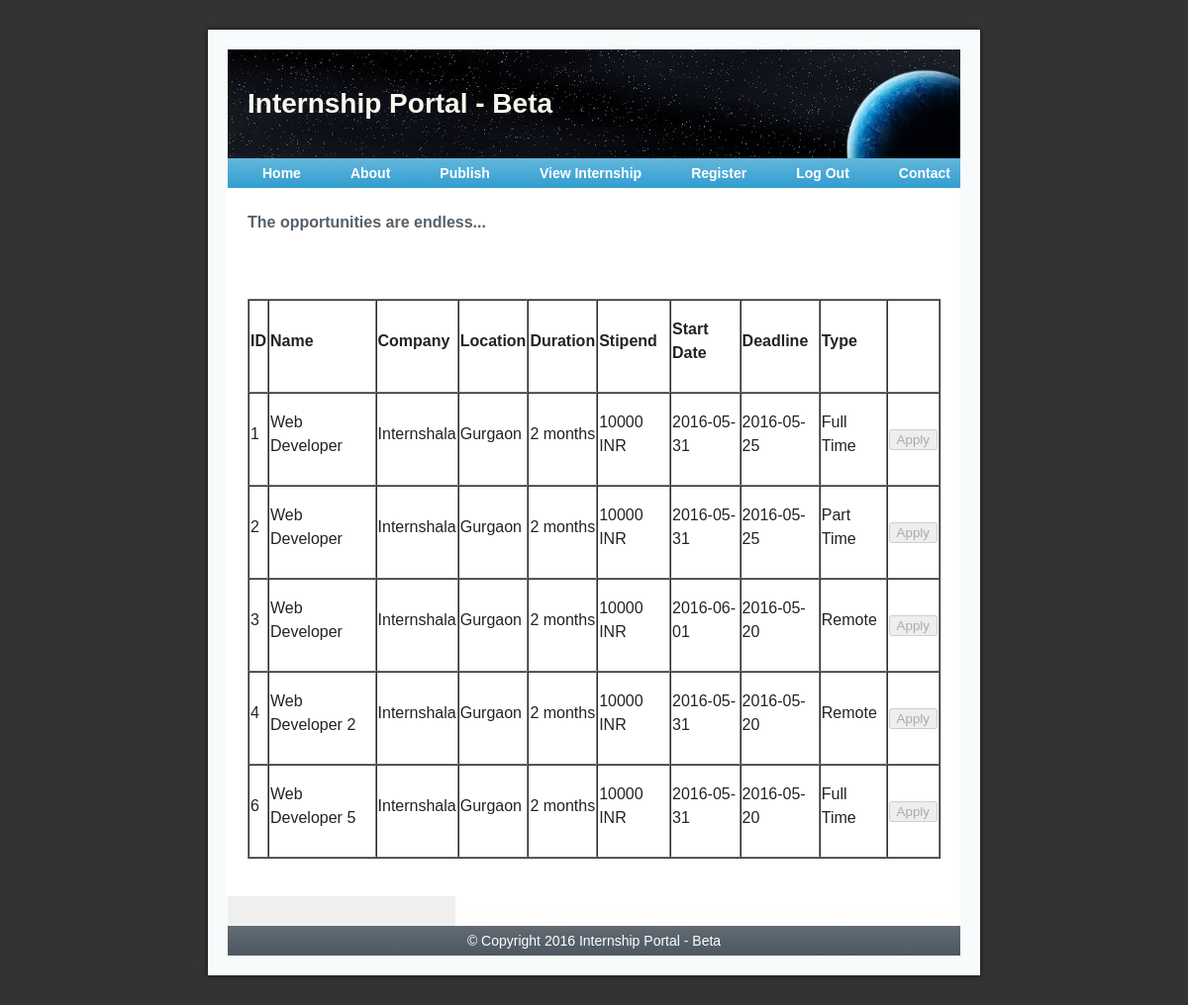
/view_internship.php (signed in), run on the app's committed database.
### tables this page shows
CREATE TABLE `internship` (
  `INTERN_ID` int(20) NOT NULL,
  `NAME` varchar(100) NOT NULL,
  `COMPANY_NAME` varchar(100) NOT NULL,
  `EMP_ID` int(10) NOT NULL,
  `DURATION` int(10) NOT NULL,
  `LOCATION` varchar(50) NOT NULL,
  `DEADLINE` date NOT NULL,
  `ABOUT` text NOT NULL,
  `CATEGORY_1` varchar(50) NOT NULL,
  `CATEGORY_2` varchar(50) NOT NULL,
  `CATEGORY_3` varchar(50) NOT NULL,
  `STIPEND` int(100) NOT NULL DEFAULT '0',
  `START_DATE` date NOT NULL,
  `TYPE` varchar(100) NOT NULL,
  `TIME` timestamp NOT NULL DEFAULT CURRENT_TIMESTAMP ON UPDATE CURRENT_TIMESTAMP
);

### view_internship.php (the view, shortened to what this page needs)
<!DOCTYPE html PUBLIC "-//W3C//DTD XHTML 1.0 Strict//EN"
	"http://www.w3.org/TR/xhtml1/DTD/xhtml1-strict.dtd">
<?php
        $button="enabled";
        $label="Apply";
       if(!isset($_SESSION['SESS_FIRST_NAME']))
       {
           $log="Login";
           $link="#";
           $flex="login";
       }
       else if($_SESSION['SESS_TYPE']=='STUDENT')
       {
           $uname=$_SESSION['SESS_FIRST_NAME'];
           $log="Log Out ".$uname;
           $link="logout.php";
           $flex="#";
       }
       else if($_SESSION['SESS_TYPE']=='EMPLOYER')
       {
           $log="Log Out";
           $link="logout.php";
           $flex="#";
           $button="disabled";
       }
       include 'connections.php';
?>
<html xmlns="http://www.w3.org/1999/xhtml" xml:lang="en" lang="en">
<head>
<link rel="stylesheet" type="text/css" href="css/style.css" />
<link rel="stylesheet" type="text/css" href="css/flexdropdown.css" />
</head>
<body>
<div id="wrap">
<div id="header">
<h1><a href="index.php">Internship Portal - Beta</a></h1>
</div>
<div id="menu"  >
<ul >
<li><a href="index.php">Home</a></li>
<li><a href="about.php">About</a></li>
<?php
    if(isset($_SESSION['SESS_TYPE'])&&$_SESSION['SESS_TYPE']=='EMPLOYER')
    {
        ?>
        <li><a href="#" data-flexmenu="admin">Publish</a></li>
    <?php } ?>
<li><a href="view_internship.php"> View Internship</a></li>
<li><a href="#" data-flexmenu="register">Register</a></li>
<li><a href="<?php echo $link; ?>" data-flexmenu="<?php echo $flex; ?>"><?php echo $log; ?></a></li>
<li><a href="contact.php">Contact</a></li>
</ul>
</div>
<div id="contentwrap_view">
<div id="content_view">
<h2>The opportunities are endless...</h2>
<p>
</p>
<p>
    <?php
        $sql = 'SELECT `INTERN_ID`, `NAME`, `COMPANY_NAME`, `LOCATION`, `DURATION`, `STIPEND`, `START_DATE`, `DEADLINE`, `TYPE`, `CATEGORY_1`, `CATEGORY_2`, `CATEGORY_3`, `ABOUT`  FROM `internship`';
        $result = $dbLink->query($sql);
        if($result) {
            if($result->num_rows == 0) {
                echo '<p>There are no internships in the database</p>';
            }
            else {
                echo '<table width="100%" padding="0" cellspacing="0" border="1"  >
                    <tr>
                    <td align="center"><p style="font-size:16px"><b>ID</b></p></td>
                        <td><p style="font-size:16px"><b>Name</b></p></td>
                        <td><p style="font-size:16px"><b>Company</b></p></td>
                        <td><p style="font-size:16px"><b>Location</b></p></td>
                        <td><p style="font-size:16px"><b>Duration</b></p></td>
                        <td><p style="font-size:16px"><b>Stipend</b></p></td>
                        <td><p style="font-size:16px"><b>Start Date</b></p></td>
                        <td><p style="font-size:16px"><b>Deadline</b></p></td>
                        <td><p style="font-size:16px"><b>Type</b></p></td>
                        <td><b>&nbsp;</b></td>
                    </tr>';
                while($row = $result->fetch_assoc()) {
                echo "
                    <tr><td><p style='font-size:16px;'>{$row['INTERN_ID']}</p></td>
                        <td><p style='font-size:16px;'>{$row['NAME']}</p></td>
                        <td><p style='font-size:16px; '>{$row['COMPANY_NAME']}</p></td>
                        <td><p style='font-size:16px; '>{$row['LOCATION']}</p></td>
                        <td><p style='font-size:16px;'>{$row['DURATION'] } months</p></td>
                        <td><p style='font-size:16px;'>{$row['STIPEND']} INR</p></td>
                        <td><p style='font-size:16px;'>{$row['START_DATE']}</p></td>
                        <td><p style='font-size:16px;'>{$row['DEADLINE']}</p></td>
                        <td><p style='font-size:16px;'>{$row['TYPE']}</p></td>";
                        ?>
                        <td>
                            <form method='post' action='apply_internship.php'>
                                <input type="submit" value="<?php echo $label; ?>" name="apply" <?php echo $button; ?>/>
                            </form>
                        </td>
                    <?php echo "
                         </tr>";
                }
                echo '</table>';
            }
        }
        else
            {
            echo 'Error! SQL query failed:';
            echo "<pre>{$dbLink->error}</pre>";
            }
    ?>
</p>
</div>
</div>
<div id="footer">
<p>&copy; Copyright 2016 Internship Portal - Beta </p></div>
</div>
</body>
</html>

### css/style.css (style rules this page uses)
body { font-family: Arial, sans-serif; line-height: 1.5; font-size: 14px; background: #333; margin: 0; padding: 0; }
a { color: #50708F; text-decoration: none; }
h1 { margin: 0; padding-left: 50px; }
h1 a { text-decoration: none; color: #F9F7ED; }
#wrap { width: 800px; margin: 20px auto; }
#header { background: #333 url(../images/header.jpg) no-repeat; height: 140px; line-height: 170px; }
#menu { background: #52add7 url(../images/menu.jpg) no-repeat; height: 30px; line-height: 30px; }
#menu ul { list-style-type: none; margin: 0; padding-left: 40px; }
#menu ul li { display: block; float: left; }
#menu ul li a { display: block; padding: 0 25px 0 25px; text-decoration: none; color: #fff; font-size: 14px; font-weight: 600; }
#contentwrap_view { background: #333 url(../images/content_view.jpg) repeat-y ; padding: 0 50px 0 20px; }
#content_view { float: right; width: 700px; margin-top: 20px; }
#content_view h2 { margin: 0; color: #57616A; line-height: 30px; font-size: 16px; }
#content_view p { padding: 0 0 10px 0; color: #232323; }
#footer { background: #333 url(../images/footer.jpg) no-repeat; text-align: center; color: #fff; height: 90px; line-height: 90px; }
#footer p { padding: 0; margin: 0; }

### data on the page
internship: INTERN_ID "1", NAME "Web Developer", COMPANY_NAME "Internshala", LOCATION "Gurgaon", DURATION "2", STIPEND "10000", START_DATE "2016-05-31", DEADLINE "2016-05-25", TYPE "Full Time"
internship: INTERN_ID "2", NAME "Web Developer", COMPANY_NAME "Internshala", LOCATION "Gurgaon", DURATION "2", STIPEND "10000", START_DATE "2016-05-31", DEADLINE "2016-05-25", TYPE "Part Time"
internship: INTERN_ID "3", NAME "Web Developer", COMPANY_NAME "Internshala", LOCATION "Gurgaon", DURATION "2", STIPEND "10000", START_DATE "2016-06-01", DEADLINE "2016-05-20", TYPE "Remote"
internship: INTERN_ID "4", NAME "Web Developer 2", COMPANY_NAME "Internshala", LOCATION "Gurgaon", DURATION "2", STIPEND "10000", START_DATE "2016-05-31", DEADLINE "2016-05-20", TYPE "Remote"
internship: INTERN_ID "6", NAME "Web Developer 5", COMPANY_NAME "Internshala", LOCATION "Gurgaon", DURATION "2", STIPEND "10000", START_DATE "2016-05-31", DEADLINE "2016-05-20", TYPE "Full Time"

### other printed values
$log "Log Out"
